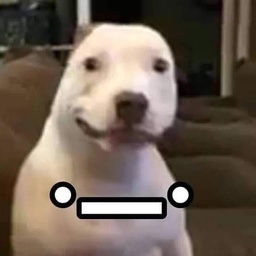
#> input picture op_geom/input/meme1.jpg, 256 x 256 px, shrunk from 554 x 554 before the run
$ python ejercicio3.py
#> lines starting #> are read from the running program, lines starting #| are printed output that depends on the picture
#> in run_exp, img is the input picture: shape (256, 256, 3); mean B, G, R 84.3, 96.2, 110.3
import cv2
import os
import numpy as np
from matplotlib import pyplot as plt
import math

def scalematrix(m, scale):
  # Crear matriz con ceros del tamaño apropiado
  r = np.zeros(((m.shape[0]-1)*scale+1, (m.shape[1]-1)*scale+1))

  # Rellenar filas multiplo de scale (interpolando entre valores de los elementos de la fila)
  for fil in range(m.shape[0]):
    for col in range(m.shape[1]-1):
      r[fil*scale, col*scale:(col+1)*scale+1] = np.linspace(m[fil,col], m[fil,col+1], scale+1)

  # Rellenar resto de ceros, interpolando entre elementos de las columnas
  for fil in range(m.shape[0]-1):
    for col in range(r.shape[1]):
      r[fil*scale:(fil+1)*scale + 1, col] = np.linspace(r[fil*scale,col], r[(fil+1)*scale, col], scale+1)
  return r
def cofcof(img,scale):
#> called with scale = 2
    if img is not None:
        #mostramos las imagenes originales
        cv2.imshow('Imagen inicial 1',img)
        cv2.waitKey()
        #creamos una imagen en negro
        out = np.zeros(((img.shape[0]-1)*scale+1,(img.shape[1]-1)*scale+1,3),dtype=np.uint8)
        temp_a=img[:,:,2]
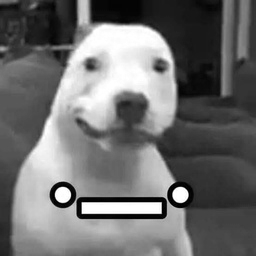
#> temp_a: shape (256, 256); min 0, max 255, mean 110.3
        for i in range(out.shape[2]):
            temp_a=img[:,:,i].copy()
            temp_a=scalematrix(temp_a,scale)
            temp_a=temp_a.astype(int)
            for j in range(out.shape[0]):
                for k in range(out.shape[1]):
                    out[j][k][i]=temp_a[j][k]
#> this loop made 3 passes
#> pass 1, in cofcof, `temp_a=img[:,:,i].copy()`:
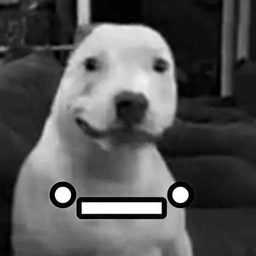
#> temp_a: shape (256, 256); min 0, max 255, mean 84.3
#> pass 2, in cofcof, `temp_a=img[:,:,i].copy()`:
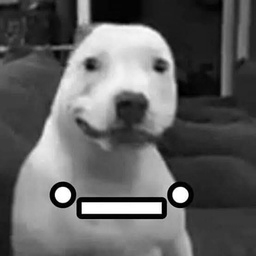
#> temp_a: shape (256, 256); min 0, max 255, mean 96.2

        #for i in range(img.shape[2]):

        cv2.imshow('Imagen final',out)
        cv2.waitKey()
        return(out)
        #guardamos la imagen generada
    else:
        return(None)
def run_exp(file1):
    #Procesamos todos los elementos de la carpeta indicada
    img = cv2.imread(file1)
    escalar=2
    out=cofcof(img,escalar)
    if out is not None:
        cv2.imwrite('./out/out_meme1.jpg',out)
        print("Imagenes Sumadas")
    else:
        print("Imagenes no compatibles--")
run_exp('./input/meme1.jpg')

$ run again, with op_geom/input/1487792439_424556_1487792929_noticia_normal.jpg copied over op_geom/input/meme1.jpg
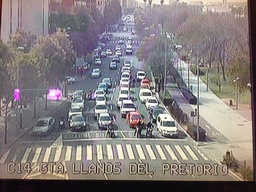
#> input picture op_geom/input/1487792439_424556_1487792929_noticia_normal.jpg, 256 x 192 px, shrunk from 770 x 578 before the run
#> in run_exp, img is the input picture: shape (192, 256, 3); mean B, G, R 125.4, 125.2, 132.8
#> the loop in cofcof, `for i in range(out.shape[2]):` made 3 passes
#> pass 1, in cofcof, `temp_a=scalematrix(temp_a,scale)`:
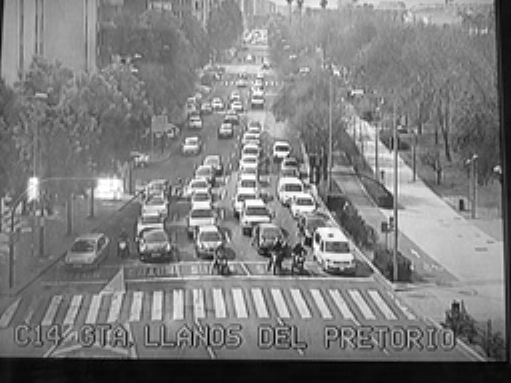
#> temp_a: shape (383, 511) float64; min 1, max 255, mean 125.6
#> after the loop in cofcof, `for i in range(out.shape[2]):`:
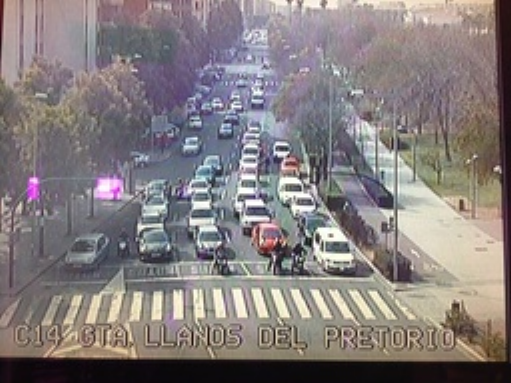
#> out: shape (383, 511, 3); mean B, G, R 125.4, 125.3, 132.8
